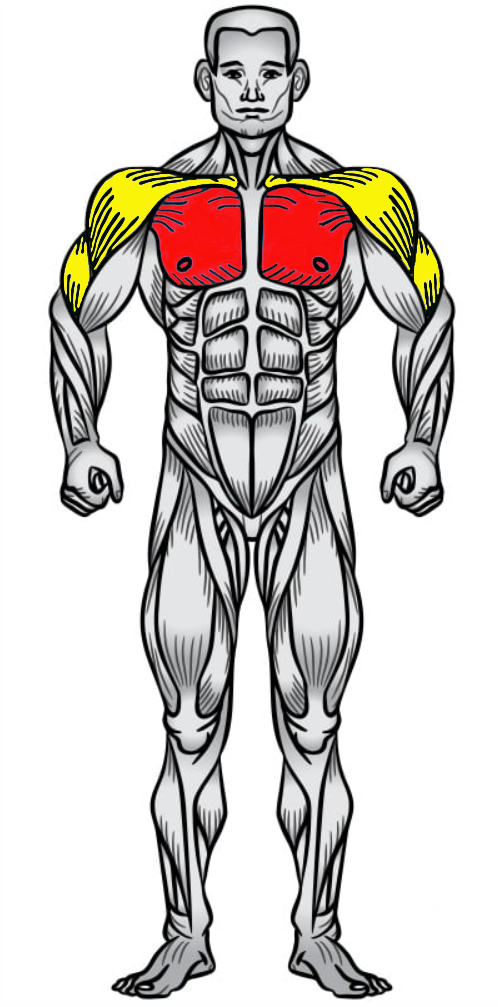
#> input picture Muscle_Group_Pictures/Incline Squeeze Press_1.PNG, 498 x 1007 px, given in place of Sit-Ups_1.PNG, which was not available; the run also reads 2 pictures not shown here
$ python Muscle_Group_Pics.py
#> lines starting #> are read from the running program, lines starting #| are printed output that depends on the picture; pictures that were not available may be replaced by others from this repository, and a replacement may not be noted
# This will just be a separate script for labeling and accessing
# the muscle group pictures which will be referenced in the main script

from PIL import Image

sit_ups_1 = Image.open('Muscle_Group_Pictures/Sit-Ups_1.PNG')
#> sit_ups_1 is the input picture: PIL image 498x1007 RGBA; mean R, G, B, A 210.2, 204.9, 201.3, 255
sit_ups_2 = Image.open('Muscle_Group_Pictures/Sit-Ups_2.PNG')
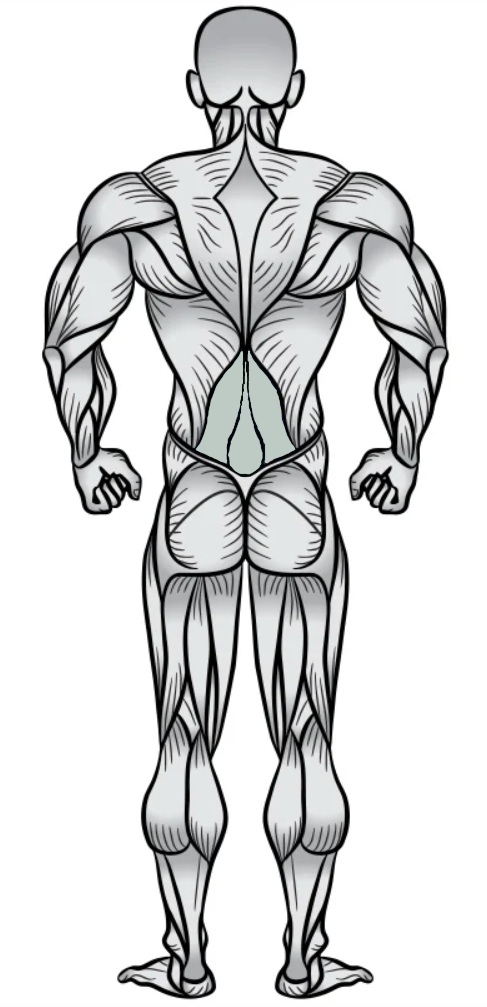
#> input picture Muscle_Group_Pictures/Sit-Ups_2.PNG, 487 x 1007 px
#> sit_ups_2 is the input picture: PIL image 487x1007 RGBA; mean R, G, B, A 214.1, 214.7, 215, 255

ghd_sit_ups_1 = Image.open('Muscle_Group_Pictures/G.H.D. Sit-Ups_1.PNG')
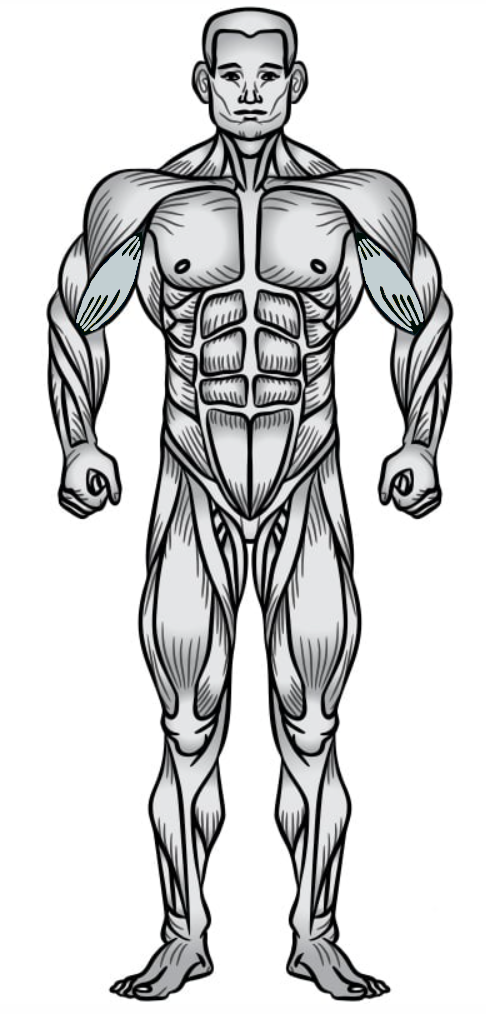
#> input picture Muscle_Group_Pictures/Leg Curl Machine_1.PNG, 486 x 1014 px, given in place of G.H.D. Sit-Ups_1.PNG, which was not available
#> ghd_sit_ups_1 is the input picture: PIL image 486x1014 RGBA; mean R, G, B, A 208, 208.5, 209, 255
ghd_sit_ups_2 = Image.open('Muscle_Group_Pictures/G.H.D. Sit-Ups_2.PNG')

flutter_kicks_1 = Image.open('Muscle_Group_Pictures/Flutter Kicks_1.PNG')
flutter_kicks_2 = Image.open('Muscle_Group_Pictures/Flutter Kicks_2.PNG')

lying_leg_raises_1 = Image.open('Muscle_Group_Pictures/Lying Leg Raises_1.PNG')
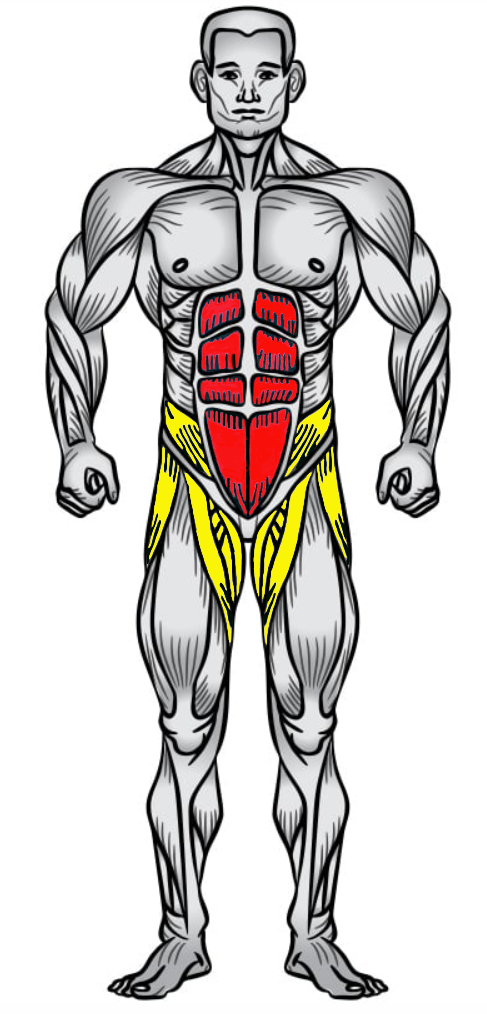
#> input picture Muscle_Group_Pictures/Lying Leg Raises_1.PNG, 487 x 1014 px
#> lying_leg_raises_1 is the input picture: PIL image 487x1014 RGBA; mean R, G, B, A 209.6, 205.9, 202.4, 255
#> (the run stopped early here; a loop or call above may not have finished)
